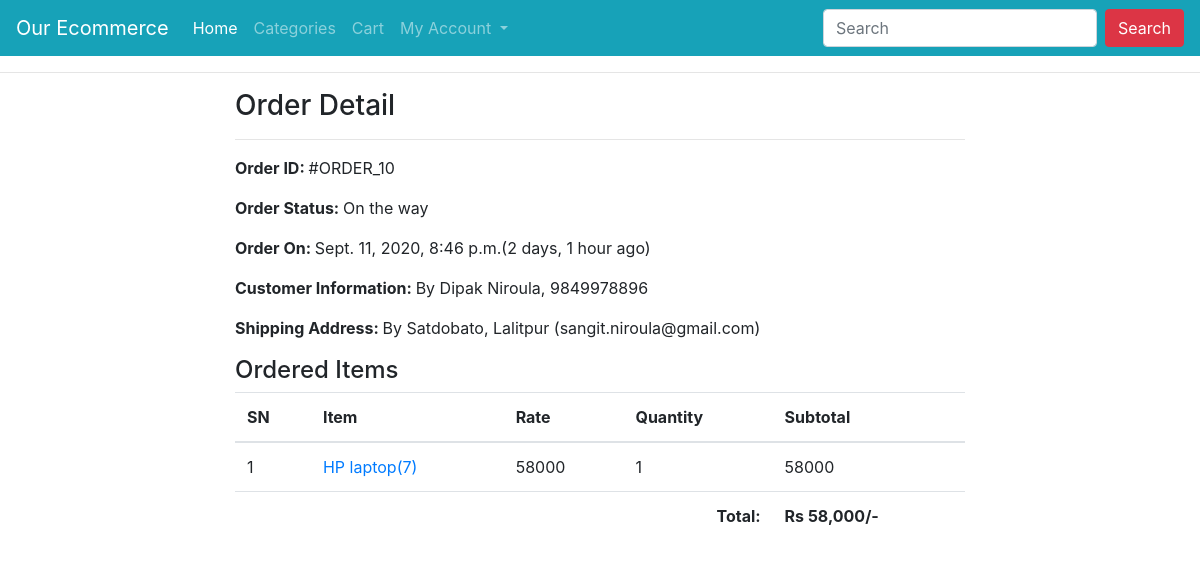
The app's page /profile/order-10/ (signed in) with its own data.
### ecomapp/models.py (models this page shows, shortened)
class Order(models.Model):
    cart = models.OneToOneField(Cart, on_delete=models.CASCADE)
    ordered_by = models.CharField(max_length=200)
    shipping_address = models.CharField(max_length=200)
    mobile = models.CharField(max_length=10)
    email = models.EmailField(null=True, blank=True)
    subtotal = models.PositiveIntegerField()
    discount = models.PositiveIntegerField()
    total = models.PositiveIntegerField()
    order_status = models.CharField(max_length=50, choices=ORDER_STATUS)
    created_at = models.DateTimeField(auto_now_add=True)

class CartProduct(models.Model):
    cart = models.ForeignKey(Cart, on_delete=models.CASCADE)
    product = models.ForeignKey(Product, on_delete=models.CASCADE)
    rate = models.PositiveIntegerField()
    quantity = models.PositiveIntegerField()
    subtotal = models.PositiveIntegerField()

class Product(models.Model):
    title = models.CharField(max_length=200)
    slug = models.SlugField(unique=True)
    category = models.ForeignKey(Category, on_delete=models.CASCADE)
    image = models.ImageField(upload_to="products")
    marked_price = models.PositiveIntegerField()
    selling_price = models.PositiveIntegerField()
    description = models.TextField()
    warranty = models.CharField(max_length=300, null=True, blank=True)
    return_policy = models.CharField(max_length=300, null=True, blank=True)
    view_count = models.PositiveIntegerField(default=0)

### ecomapp/views.py (the view)
# urls.py: path("profile/order-<int:pk>/", CustomerOrderDetailView.as_view(),
class CustomerOrderDetailView(DetailView):
    template_name = "customerorderdetail.html"
    model = Order
    context_object_name = "ord_obj"
    def dispatch(self, request, *args, **kwargs):
        if request.user.is_authenticated and Customer.objects.filter(user=request.user).exists():
            order_id = self.kwargs["pk"]
            order = Order.objects.get(id=order_id)
            if request.user.customer != order.cart.customer:
                return redirect("ecomapp:customerprofile")
        else:
            return redirect("/login/?next=/profile/")
        return super().dispatch(request, *args, **kwargs)

### templates/customerorderdetail.html (shortened to what this page needs)
{% extends "base.html" %}
{% load humanize %}
{% block content %}
<div class="container">
    <div class="row">
        <div class="col-md-8 mx-auto">
            <h3>Order Detail</h3><hr>
            <p><span class="font-weight-bold">Order ID: </span> #ORDER_{{ord_obj.id}}</p>
            <p><span class="font-weight-bold">Order Status: </span> {{ord_obj.order_status}}</p>
            <p><span class="font-weight-bold">Order On: </span> {{ord_obj.created_at}}({{ord_obj.created_at|timesince}} ago)</p>
            <p><span class="font-weight-bold">Customer Information: </span> By {{ord_obj.ordered_by}}, {{ord_obj.mobile}}</p>
            <p><span class="font-weight-bold">Shipping Address: </span> By {{ord_obj.shipping_address}} ({{ord_obj.email}})</p>
            <h4>Ordered Items</h4>
            <table class="table">
                <thead>
                    <tr>
                        <th>SN</th>
                        <th>Item</th>
                        <th>Rate</th>
                        <th>Quantity</th>
                        <th>Subtotal</th>
                    </tr>
                </thead>
                <tbody>
                    {% for cp in ord_obj.cart.cartproduct_set.all %}
                    <tr>
                        <td>{{forloop.counter}}</td>
                        <td><a target="_blank" href="{% url 'ecomapp:productdetail' cp.product.slug %}">{{cp.product.title}}({{cp.product.id}})</a></td>
                        <td>{{cp.rate}}</td>
                        <td>{{cp.quantity}}</td>
                        <td>{{cp.subtotal}}</td>
                    </tr>
                    {% endfor %}
                    <tr>
                        <th colspan="4" class="text-right">Total: </th>
                        <th>Rs {{ord_obj.total|intcomma}}/-</th>
                    </tr>
                </tbody>
            </table>
        </div>
    </div>
</div>
{% endblock %}

### records on screen
Order: id "10", order_status "On the way", created_at "Sept. 11, 2020, 8:46 p.m.", created_at "2 days, 1 hour", ordered_by "Dipak Niroula", mobile "9849978896", shipping_address "Satdobato, Lalitpur", email "sangit.niroula@gmail.com", total "58,000"
CartProduct: product "HP laptop", product.id "7", rate "58000", quantity "1", subtotal "58000"
